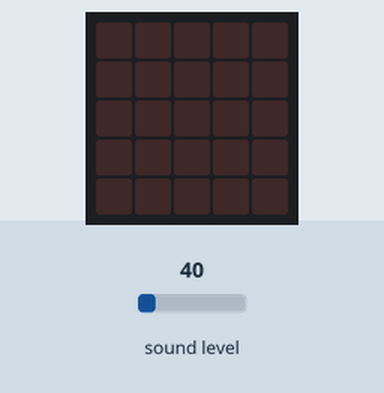
Simulated run of this program. Board: BBC micro:bit (MakeCode). Shown: the board's 5×5 LED display. The inputs (shaded band) are chosen by the test bench; at power-on: sound level 40.

Above: at 1.2 s.
1.3 s: sound level set to 146
2.8 s: sound level set to 155
At 4.0 s:
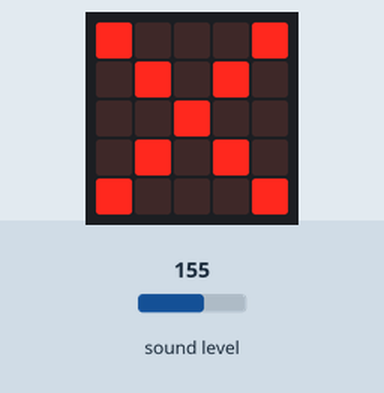
4.3 s: sound level set to 5
At 5.4 s:
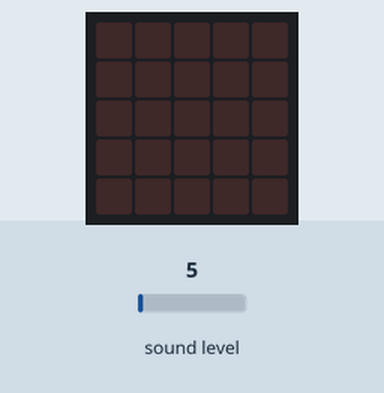
5.8 s: sound level set to 191
At 6.6 s:
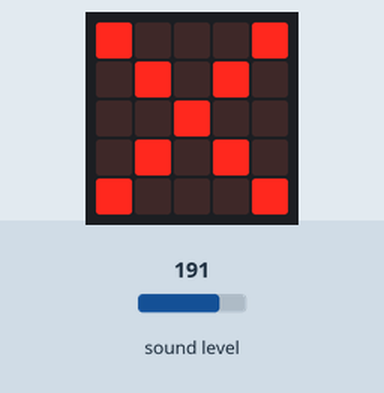
7.3 s: sound level set to 64
At 7.9 s:
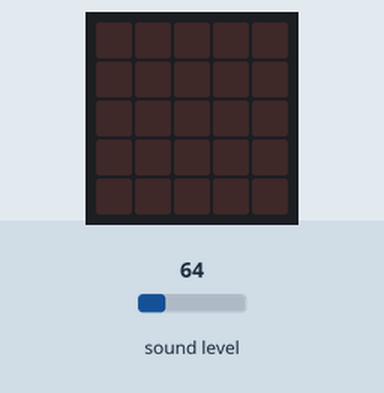
Timing chart, 0 to 9.8 s (numbered marks = the images above; inputs shaded):
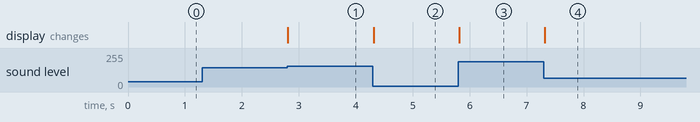

The program:

main.ts
```typescript
let level: number;
while (true) {
    level = input.soundLevel()
    if (level >= 150) {
        basic.showIcon(IconNames.No, 0)
    } else {
        basic.clearScreen()
    }

    basic.pause(100)
}
```

Measured:
- the behaviour switches between 149 and 150 on sound level (found by bisection; images 0 and 1)
- after the input at 1.3 s, every drawn part: stays the same
- after the input at 2.8 s, the display: changes at once (image 1)
- after the input at 4.3 s, the display: changes at once (image 2)
- after the input at 5.8 s, the display: changes at once (image 3)
- after the input at 7.3 s, the display: changes at once (image 4)
